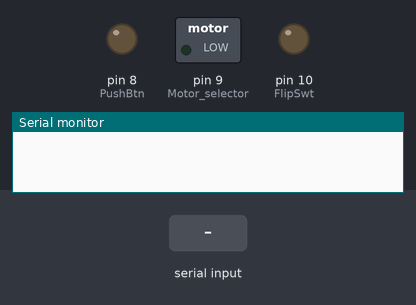
This sketch was run on a simulated Arduino Uno, built with avr-gcc and run on an emulated ATmega328P. Shown: switched loads named in the sketch (green lamp = pin HIGH), output pins drawn as LEDs (lit = HIGH), the last lines printed to the serial monitor. The test bench sets the inputs (shaded band).

Above: at 1.2 s.
1.3 s: "1\n" received over Serial
At 2.1 s:
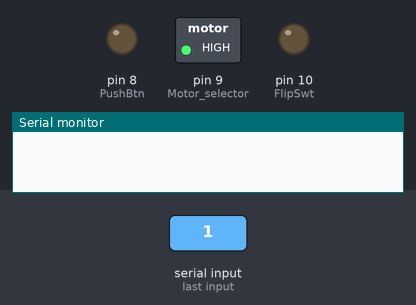
2.8 s: "90,45\n" received over Serial
At 3.4 s:
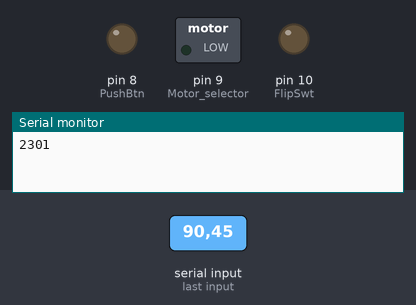
4.3 s: "1,90\n" received over Serial
At 5.1 s:
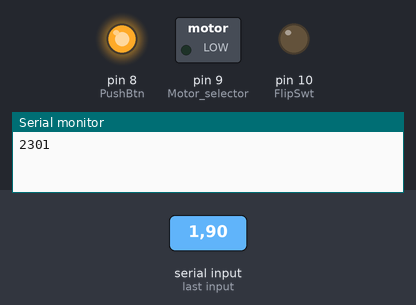
Timing chart, 0 to 7.3 s (numbered marks = the images above; inputs shaded):
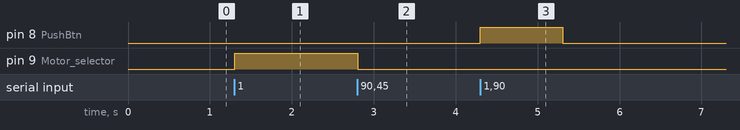

Measured:
- after the input at 1.3 s, pin 9 (Motor_selector): LOW → HIGH at once
- after the input at 2.8 s, pin 9 (Motor_selector): HIGH → LOW at once
- after the input at 4.3 s, pin 8 (PushBtn): LOW → HIGH at once, → LOW 1.0 s later

The sketch:

Calibrating.ino
```cpp
const int PushBtn=8,Motor_selector=9,FlipSwt=10;
int inp=0,motor;
long start_time,stop_time;
void setup(){
  //Setting up the pins for controlling the table
  pinMode(PushBtn,OUTPUT);//RY4
  pinMode(Motor_selector,OUTPUT);//RY2
  pinMode(FlipSwt,OUTPUT);//RY1 & RY3
  digitalWrite(Motor_selector,0);
  digitalWrite(FlipSwt,0);
  digitalWrite(PushBtn,0);
  Serial.begin(9600);
}
void loop(){
 while (Serial.available()==0);
 motor=Serial.parseFloat();
 if (motor==1){digitalWrite(Motor_selector,1);}
 else{digitalWrite(Motor_selector,0);}

 while (Serial.available()==0);

  inp=Serial.parseInt();


  if (inp==0)
  {
    digitalWrite(PushBtn,0);
    stop_time=millis()-start_time;
    Serial.println(stop_time);

  }

  if (inp==-1)
  {
    digitalWrite(FlipSwt,1);
    digitalWrite(PushBtn,1);
    start_time=millis();
  }

  if (inp==1)
  {
    digitalWrite(FlipSwt,0);
    digitalWrite(PushBtn,1);
    start_time=millis();
  }


}
```
